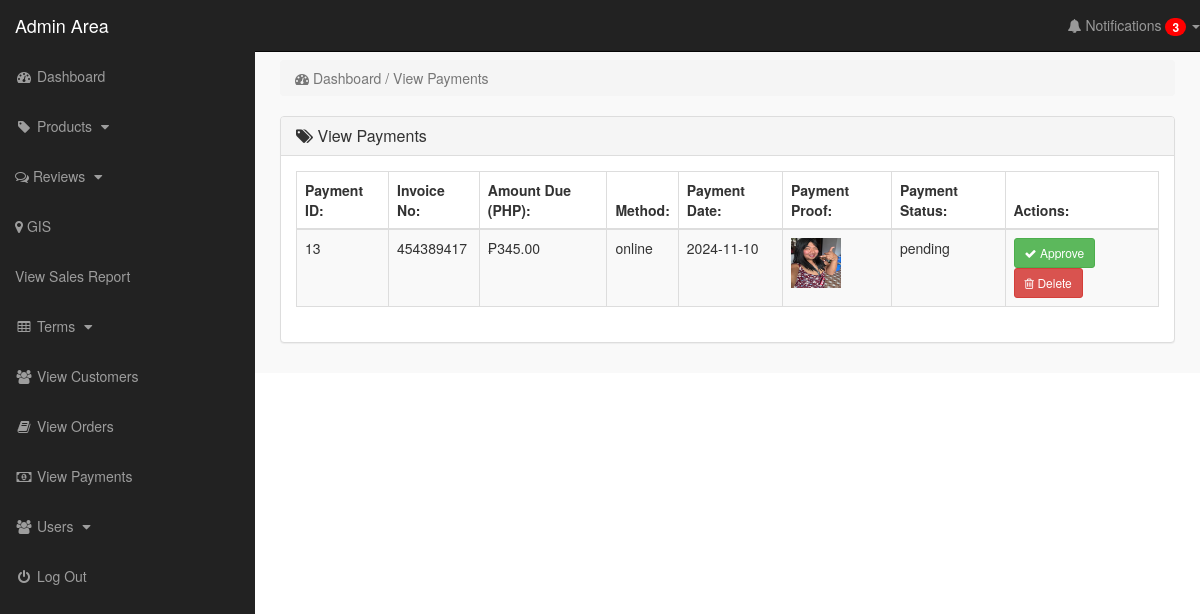
The page /admin_area/index.php?view_payments (signed in) on the database its author committed.
### tables this page shows
CREATE TABLE `payments` (
  `payment_id` int(15) NOT NULL,
  `invoice_no` int(20) NOT NULL,
  `amount` int(10) NOT NULL,
  `due_amount` int(10) NOT NULL,
  `payment_mode` varchar(20) NOT NULL,
  `ref_no` varchar(15) NOT NULL,
  `payment_date` date NOT NULL,
  `proof` varchar(100) NOT NULL,
  `payment_status` varchar(50) NOT NULL
);

### admin_area/view_payments.php (the view, shortened to what this page needs)
<div class="row">
    <div class="col-lg-12">
        <ol class="breadcrumb">
            <li class="active">
                <i class="fa fa-dashboard"></i> Dashboard / View Payments
            </li>
        </ol>
    </div>
</div>
<div class="row">
    <div class="col-lg-12">
        <div class="panel panel-default">
            <div class="panel-heading">
               <h3 class="panel-title">
                   <i class="fa fa-tags"></i> View Payments
               </h3>
            </div>
            <div class="panel-body">
                <div class="table-responsive">
                    <table class="table table-striped table-bordered table-hover">
                        <thead>
                            <tr>
                                <th> Payment ID: </th>
                                <th> Invoice No: </th>
                                <th> Amount Due (PHP): </th>
                                <th> Method: </th>
                                <th> Payment Date: </th>
                                <th> Payment Proof: </th>
                                <th> Payment Status: </th>
                                <th> Actions: </th>
                            </tr>
                        </thead>
                        <tbody>
                            <?php
                                $get_payments = "SELECT payment_id, invoice_no, due_amount, payment_mode, payment_date, proof, payment_status FROM payments";
                                $run_payments = mysqli_query($con, $get_payments);
                                while ($row_payments = mysqli_fetch_array($run_payments)) {
                                    $payment_id = $row_payments['payment_id'];
                                    $invoice_no = $row_payments['invoice_no'];
                                    $due_amount = $row_payments['due_amount'];
                                    $payment_mode = $row_payments['payment_mode'];
                                    $payment_date = $row_payments['payment_date'];
                                    $proof = $row_payments['proof'];
                                    $payment_status = $row_payments['payment_status'];
                                    $proof_path = "http://localhost/katy/proofs/" . basename($proof);
                            ?>
                            <tr id="payment_<?php echo $payment_id; ?>">
                                <td> <?php echo $payment_id; ?> </td>
                                <td> <?php echo $invoice_no; ?> </td>
                                <td> ₱<?php echo number_format($due_amount, 2); ?></td>
                                <td> <?php echo htmlspecialchars($payment_mode); ?> </td>
                                <td> <?php echo date("Y-m-d", strtotime($payment_date)); ?> </td>
                                <td>
                                    <a href="<?php echo $proof_path; ?>" target="_blank" title="View Payment Proof">
                                        <img src="<?php echo $proof_path; ?>" style="width:50px; height:50px;" alt="Payment Proof">
                                    </a>
                                </td>
                                <td id="status_<?php echo $payment_id; ?>"> <?php echo htmlspecialchars($payment_status); ?> </td>
                                <td>
                                    <button
                                        onclick="approvePayment(<?php echo $payment_id; ?>)"
                                        class="btn btn-success btn-sm"
                                        <?php if ($payment_status == 'verified') echo 'disabled'; ?>
                                    >
                                        <i class="fa fa-check"></i> Approve
                                    </button>
                                    <button
                                        onclick="confirmDelete(<?php echo $payment_id; ?>)"
                                        class="btn btn-danger btn-sm"
                                    >
                                        <i class="fa fa-trash-o"></i> Delete
                                    </button>
                                </td>
                            </tr>
                            <?php } ?>
                        </tbody>
                    </table>
                </div>
            </div>
        </div>
    </div>
</div>

### admin_area/css/style.css (style rules this page uses)
body { margin-top: 100px; }
@media (min-width: 768px) { body { margin-top: 50px; } }
.panel-body { border-radius: 5px; }

### rows shown on the page
payments: payment_id "13", invoice_no "454389417", due_amount "345.00", payment_mode "online", payment_date "2024-11-10", proof (picture), payment_status "pending"

### other values the page prints
$total_notifications "3"
